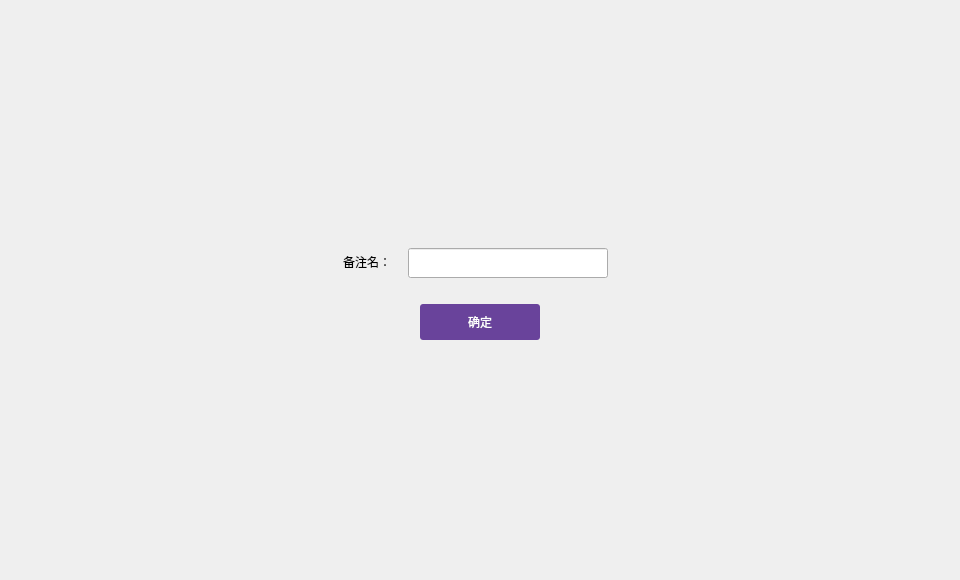
<?xml version="1.0" encoding="UTF-8"?>
<ui version="4.0">
 <class>EditRemarkDialog</class>
 <widget class="QDialog" name="EditRemarkDialog">
  <property name="geometry">
   <rect>
    <x>0</x>
    <y>0</y>
    <width>960</width>
    <height>580</height>
   </rect>
  </property>
  <property name="font">
   <font>
    <family>微软雅黑</family>
   </font>
  </property>
  <property name="windowTitle">
   <string>Dialog</string>
  </property>
  <widget class="QWidget" name="widget" native="true">
   <property name="geometry">
    <rect>
     <x>0</x>
     <y>0</y>
     <width>960</width>
     <height>580</height>
    </rect>
   </property>
   <widget class="QWidget" name="containerWidget" native="true">
    <property name="geometry">
     <rect>
      <x>317</x>
      <y>206</y>
      <width>325</width>
      <height>168</height>
     </rect>
    </property>
    <widget class="QToolButton" name="okBtn">
     <property name="geometry">
      <rect>
       <x>103</x>
       <y>98</y>
       <width>120</width>
       <height>36</height>
      </rect>
     </property>
     <property name="cursor">
      <cursorShape>PointingHandCursor</cursorShape>
     </property>
     <property name="styleSheet">
      <string notr="true">QToolButton{background-color:rgb(105,67,155);color:#ffffff;border:none;border-radius:3px;}
QToolButton:hover{background-color:rgb(125,87,180);}</string>
     </property>
     <property name="text">
      <string>确定</string>
     </property>
    </widget>
    <widget class="QLineEdit" name="remarkLineEdit">
     <property name="geometry">
      <rect>
       <x>91</x>
       <y>42</y>
       <width>200</width>
       <height>30</height>
      </rect>
     </property>
     <property name="contextMenuPolicy">
      <enum>Qt::DefaultContextMenu</enum>
     </property>
    </widget>
    <widget class="QLabel" name="label">
     <property name="geometry">
      <rect>
       <x>10</x>
       <y>50</y>
       <width>64</width>
       <height>12</height>
      </rect>
     </property>
     <property name="font">
      <font>
       <family>微软雅黑</family>
      </font>
     </property>
     <property name="text">
      <string>备注名：</string>
     </property>
     <property name="alignment">
      <set>Qt::AlignRight|Qt::AlignTrailing|Qt::AlignVCenter</set>
     </property>
    </widget>
   </widget>
  </widget>
 </widget>
 <resources/>
 <connections/>
</ui>
